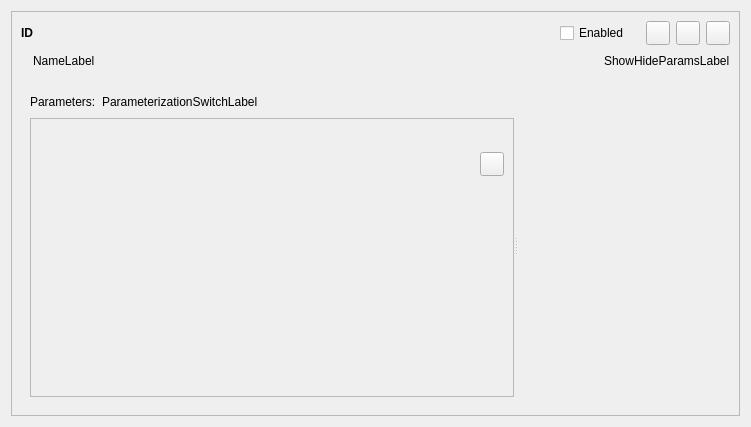
<?xml version="1.0" encoding="UTF-8"?>
<ui version="4.0">
 <class>WareWidget</class>
 <widget class="QWidget" name="WareWidget">
  <property name="geometry">
   <rect>
    <x>0</x>
    <y>0</y>
    <width>751</width>
    <height>427</height>
   </rect>
  </property>
  <property name="sizePolicy">
   <sizepolicy hsizetype="Preferred" vsizetype="Maximum">
    <horstretch>0</horstretch>
    <verstretch>0</verstretch>
   </sizepolicy>
  </property>
  <property name="maximumSize">
   <size>
    <width>16777215</width>
    <height>16777215</height>
   </size>
  </property>
  <property name="windowTitle">
   <string notr="true"/>
  </property>
  <layout class="QHBoxLayout" name="horizontalLayout_5">
   <item>
    <widget class="QFrame" name="WareFrame">
     <property name="sizePolicy">
      <sizepolicy hsizetype="Expanding" vsizetype="Expanding">
       <horstretch>0</horstretch>
       <verstretch>0</verstretch>
      </sizepolicy>
     </property>
     <property name="frameShape">
      <enum>QFrame::StyledPanel</enum>
     </property>
     <property name="frameShadow">
      <enum>QFrame::Raised</enum>
     </property>
     <property name="lineWidth">
      <number>1</number>
     </property>
     <layout class="QVBoxLayout" name="verticalLayout_2" stretch="0,0,0,1">
      <item>
       <layout class="QHBoxLayout" name="IDButtonsLayout">
        <item>
         <widget class="QLabel" name="IDLabel">
          <property name="styleSheet">
           <string notr="true">font:bold;</string>
          </property>
          <property name="text">
           <string notr="true">ID</string>
          </property>
         </widget>
        </item>
        <item>
         <spacer name="horizontalSpacer_5">
          <property name="orientation">
           <enum>Qt::Horizontal</enum>
          </property>
          <property name="sizeHint" stdset="0">
           <size>
            <width>40</width>
            <height>20</height>
           </size>
          </property>
         </spacer>
        </item>
        <item>
         <widget class="QCheckBox" name="EnabledCheckBox">
          <property name="text">
           <string>Enabled</string>
          </property>
         </widget>
        </item>
        <item>
         <spacer name="horizontalSpacer_3">
          <property name="orientation">
           <enum>Qt::Horizontal</enum>
          </property>
          <property name="sizeType">
           <enum>QSizePolicy::Fixed</enum>
          </property>
          <property name="sizeHint" stdset="0">
           <size>
            <width>10</width>
            <height>20</height>
           </size>
          </property>
         </spacer>
        </item>
        <item>
         <widget class="QPushButton" name="UpButton">
          <property name="minimumSize">
           <size>
            <width>24</width>
            <height>24</height>
           </size>
          </property>
          <property name="maximumSize">
           <size>
            <width>24</width>
            <height>24</height>
           </size>
          </property>
          <property name="toolTip">
           <string>Move up</string>
          </property>
          <property name="text">
           <string/>
          </property>
         </widget>
        </item>
        <item>
         <widget class="QPushButton" name="DownButton">
          <property name="minimumSize">
           <size>
            <width>24</width>
            <height>24</height>
           </size>
          </property>
          <property name="maximumSize">
           <size>
            <width>24</width>
            <height>24</height>
           </size>
          </property>
          <property name="toolTip">
           <string>Move down</string>
          </property>
          <property name="text">
           <string/>
          </property>
         </widget>
        </item>
        <item>
         <widget class="QPushButton" name="RemoveButton">
          <property name="minimumSize">
           <size>
            <width>24</width>
            <height>24</height>
           </size>
          </property>
          <property name="maximumSize">
           <size>
            <width>24</width>
            <height>24</height>
           </size>
          </property>
          <property name="toolTip">
           <string>Remove</string>
          </property>
          <property name="text">
           <string/>
          </property>
         </widget>
        </item>
       </layout>
      </item>
      <item>
       <layout class="QHBoxLayout" name="horizontalLayout_2" stretch="1,0,0">
        <item>
         <widget class="openfluid::ui::common::ElidedLabel" name="NameLabel">
          <property name="text">
           <string notr="true">NameLabel</string>
          </property>
          <property name="indent">
           <number>12</number>
          </property>
         </widget>
        </item>
        <item>
         <spacer name="horizontalSpacer_2">
          <property name="orientation">
           <enum>Qt::Horizontal</enum>
          </property>
          <property name="sizeType">
           <enum>QSizePolicy::Fixed</enum>
          </property>
          <property name="sizeHint" stdset="0">
           <size>
            <width>20</width>
            <height>20</height>
           </size>
          </property>
         </spacer>
        </item>
        <item>
         <widget class="openfluid::ui::common::ActionLabel" name="ShowHideParamsLabel">
          <property name="text">
           <string>ShowHideParamsLabel</string>
          </property>
         </widget>
        </item>
       </layout>
      </item>
      <item>
       <widget class="QWidget" name="ParamInfoTitleWidget" native="true">
        <layout class="QHBoxLayout" name="horizontalLayout_4">
         <property name="leftMargin">
          <number>0</number>
         </property>
         <property name="topMargin">
          <number>0</number>
         </property>
         <property name="rightMargin">
          <number>0</number>
         </property>
         <property name="bottomMargin">
          <number>0</number>
         </property>
        </layout>
       </widget>
      </item>
      <item>
       <widget class="QWidget" name="ParamInfoWidget" native="true">
        <property name="sizePolicy">
         <sizepolicy hsizetype="Preferred" vsizetype="MinimumExpanding">
          <horstretch>0</horstretch>
          <verstretch>0</verstretch>
         </sizepolicy>
        </property>
        <property name="minimumSize">
         <size>
          <width>0</width>
          <height>0</height>
         </size>
        </property>
        <layout class="QVBoxLayout" name="verticalLayout_3">
         <item>
          <widget class="QSplitter" name="ParamInfoSplitter">
           <property name="orientation">
            <enum>Qt::Horizontal</enum>
           </property>
           <widget class="QWidget" name="ParamsSideWidget" native="true">
            <layout class="QVBoxLayout" name="verticalLayout_4" stretch="0,0">
             <property name="leftMargin">
              <number>0</number>
             </property>
             <property name="topMargin">
              <number>0</number>
             </property>
             <property name="rightMargin">
              <number>0</number>
             </property>
             <property name="bottomMargin">
              <number>0</number>
             </property>
             <item>
              <layout class="QHBoxLayout" name="horizontalLayout">
               <item>
                <widget class="QLabel" name="label">
                 <property name="text">
                  <string>Parameters:</string>
                 </property>
                </widget>
               </item>
               <item>
                <widget class="openfluid::ui::common::ActionLabel" name="ParameterizationSwitchLabel">
                 <property name="text">
                  <string>ParameterizationSwitchLabel</string>
                 </property>
                </widget>
               </item>
               <item>
                <spacer name="horizontalSpacer_4">
                 <property name="orientation">
                  <enum>Qt::Horizontal</enum>
                 </property>
                 <property name="sizeType">
                  <enum>QSizePolicy::Expanding</enum>
                 </property>
                 <property name="sizeHint" stdset="0">
                  <size>
                   <width>10</width>
                   <height>20</height>
                  </size>
                 </property>
                </spacer>
               </item>
              </layout>
             </item>
             <item>
              <widget class="QStackedWidget" name="ParameterizationStackWidget">
               <property name="frameShape">
                <enum>QFrame::StyledPanel</enum>
               </property>
               <property name="frameShadow">
                <enum>QFrame::Sunken</enum>
               </property>
               <property name="currentIndex">
                <number>0</number>
               </property>
               <widget class="QWidget" name="ParamsListPage">
                <layout class="QVBoxLayout" name="verticalLayout">
                 <property name="spacing">
                  <number>0</number>
                 </property>
                 <property name="leftMargin">
                  <number>0</number>
                 </property>
                 <property name="topMargin">
                  <number>0</number>
                 </property>
                 <property name="rightMargin">
                  <number>0</number>
                 </property>
                 <property name="bottomMargin">
                  <number>0</number>
                 </property>
                 <item>
                  <widget class="QScrollArea" name="ParamsListArea">
                   <property name="minimumSize">
                    <size>
                     <width>200</width>
                     <height>250</height>
                    </size>
                   </property>
                   <property name="baseSize">
                    <size>
                     <width>200</width>
                     <height>0</height>
                    </size>
                   </property>
                   <property name="frameShape">
                    <enum>QFrame::NoFrame</enum>
                   </property>
                   <property name="horizontalScrollBarPolicy">
                    <enum>Qt::ScrollBarAlwaysOff</enum>
                   </property>
                   <property name="widgetResizable">
                    <bool>true</bool>
                   </property>
                   <widget class="QWidget" name="ParamsListAreaContents">
                    <property name="geometry">
                     <rect>
                      <x>0</x>
                      <y>0</y>
                      <width>517</width>
                      <height>275</height>
                     </rect>
                    </property>
                    <property name="minimumSize">
                     <size>
                      <width>250</width>
                      <height>0</height>
                     </size>
                    </property>
                    <property name="baseSize">
                     <size>
                      <width>250</width>
                      <height>0</height>
                     </size>
                    </property>
                    <layout class="QVBoxLayout" name="verticalLayout_5" stretch="0,0,1">
                     <item>
                      <widget class="QWidget" name="ParamsListZoneWidget" native="true">
                       <layout class="QVBoxLayout" name="verticalLayout_6">
                        <property name="leftMargin">
                         <number>0</number>
                        </property>
                        <property name="rightMargin">
                         <number>0</number>
                        </property>
                       </layout>
                      </widget>
                     </item>
                     <item>
                      <layout class="QHBoxLayout" name="horizontalLayout_3">
                       <item>
                        <spacer name="horizontalSpacer">
                         <property name="orientation">
                          <enum>Qt::Horizontal</enum>
                         </property>
                         <property name="sizeHint" stdset="0">
                          <size>
                           <width>40</width>
                           <height>20</height>
                          </size>
                         </property>
                        </spacer>
                       </item>
                       <item>
                        <widget class="QPushButton" name="AddParamButton">
                         <property name="minimumSize">
                          <size>
                           <width>24</width>
                           <height>24</height>
                          </size>
                         </property>
                         <property name="maximumSize">
                          <size>
                           <width>24</width>
                           <height>24</height>
                          </size>
                         </property>
                         <property name="toolTip">
                          <string>Add parameter</string>
                         </property>
                         <property name="text">
                          <string notr="true"/>
                         </property>
                        </widget>
                       </item>
                      </layout>
                     </item>
                     <item>
                      <spacer name="verticalSpacer">
                       <property name="orientation">
                        <enum>Qt::Vertical</enum>
                       </property>
                       <property name="sizeHint" stdset="0">
                        <size>
                         <width>20</width>
                         <height>40</height>
                        </size>
                       </property>
                      </spacer>
                     </item>
                    </layout>
                   </widget>
                  </widget>
                 </item>
                </layout>
               </widget>
              </widget>
             </item>
            </layout>
           </widget>
           <widget class="SignatureWidget" name="InfosSideWidget" native="true"/>
          </widget>
         </item>
        </layout>
       </widget>
      </item>
     </layout>
    </widget>
   </item>
  </layout>
 </widget>
 <customwidgets>
  <customwidget>
   <class>SignatureWidget</class>
   <extends>QWidget</extends>
   <header>SignatureWidget.hpp</header>
   <container>1</container>
  </customwidget>
  <customwidget>
   <class>openfluid::ui::common::ElidedLabel</class>
   <extends>QLabel</extends>
   <header location="global">openfluid/ui/common/ElidedLabel.hpp</header>
  </customwidget>
  <customwidget>
   <class>openfluid::ui::common::ActionLabel</class>
   <extends>QLabel</extends>
   <header location="global">openfluid/ui/common/ActionLabel.hpp</header>
  </customwidget>
 </customwidgets>
 <resources/>
 <connections/>
</ui>
